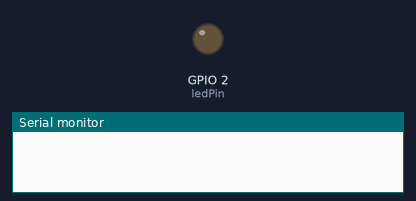
Simulated run of this sketch. Board: ESP8266 (NodeMCU). Parts: output pins drawn as LEDs (lit = HIGH), the last lines printed to the serial monitor. WiFi joins after 1.5 s; servers stay silent unless stated; not simulated (calls return 0 or success): secrets.h. At 5.3 s the program puts the board to deep sleep or switches it off; the recording ends there.

Above: at 0.0 s.
At 5.2 s:
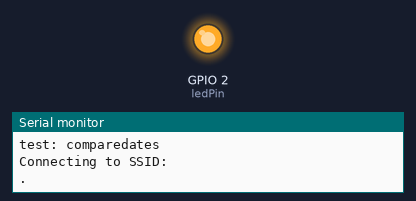
Timing chart, 0 to 5.3 s (numbered marks = the images above):
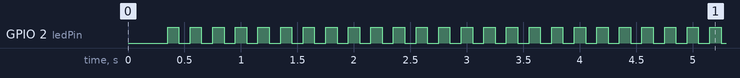

The sketch:

comparedates.ino
```cpp
/*--------------------------------------------------------------
  Program:      comparedates

  Description:  Compares the createdAt date from Thingspeak and
                the current date at UTC.

  Hardware:     Adafruit Feather Huzzah with 3.7V lipo battery
                and voltage divider on A0.

  Software:     Developed using arduino-cli 0.20.2.

  Date:         01FEB2022

  Author:       Nicholas Wilde 0x08b7d7a3
--------------------------------------------------------------*/

#include <TimeLib.h>
#include <ESP8266WiFi.h>
#include <WiFiUdp.h>
#include <Ticker.h>
#include "secrets.h"
#include <stdio.h>
#include "ThingSpeak.h"         // always include thingspeak header file after other header files and custom macros

#define BAUD_RATE 115200        // baud rate used for Serial console
#define SLEEP_TIME 10           // loop delay time (ms)
#define ANALOG_PIN_NO A0        // analog pin number
#define DELAY_WIFI 5            // delay between samples (s)
#define INTERVAL_BLINK 100      // blink interval (ms)
#define SYNC_INTERVAL 300

WiFiClient client;
Ticker blinker;
WiFiUDP Udp;
time_t getNtpTime();

const char ssid[] = SECRET_SSID;  // your network SSID (name)
const char pass[] = SECRET_PASS;  // your network password
const int ledPin = LED_BUILTIN;

unsigned long myChannelNumber = SECRET_CH_ID;
const char * myWriteAPIKey = SECRET_WRITE_APIKEY;
const char * myHostName = SECRET_HOSTNAME;

const int timeZone = 0;           // UTC
unsigned int localPort = 8888;    // local port to listen for UDP packets

void sendNTPpacket(IPAddress &address);

// NTP Servers:
static const char ntpServerName[] = "us.pool.ntp.org";
//static const char ntpServerName[] = "time.nist.gov";
//static const char ntpServerName[] = "time-a.timefreq.bldrdoc.gov";
//static const char ntpServerName[] = "time-b.timefreq.bldrdoc.gov";
//static const char ntpServerName[] = "time-c.timefreq.bldrdoc.gov";

void setup() {
  Serial.begin(BAUD_RATE);
  while(!Serial);
  delay(250);
  Serial.println();
  Serial.println("test: comparedates");
  pinMode(ledPin, OUTPUT);
  ThingSpeak.begin(client);
  conntectToWifi();
  setupTime();
}

void loop() {
  String currentDate = getCurrentDate();
  Serial.println(currentDate);
  String createdAt = getCreatedAt();
  Serial.println(createdAt);

  if (strcmp(createdAt.c_str(), currentDate.c_str()) < 0) {
		Serial.println(createdAt + " is older than " + currentDate);
	} else if (strcmp(createdAt.c_str(), currentDate.c_str()) == 0) {
		Serial.println(createdAt + " is the same day as " + currentDate);
  } else {
		Serial.println(createdAt + " is newer than " + currentDate);
	}
  Serial.println("going to sleep");
  ESP.deepSleep(SLEEP_TIME * 1e6);
}

/*---------------------------------------------------------------------------*/

void setupTime(){
  Serial.println("Starting UDP");
  Udp.begin(localPort);
  Serial.print("Local port: ");
  Serial.println(Udp.localPort());
  Serial.println("Waiting for sync");
  setSyncProvider(getNtpTime);
  setSyncInterval(SYNC_INTERVAL);
}

void conntectToWifi(){
  // Connect or reconnect to WiFi
  WiFi.mode(WIFI_STA);
  WiFi.hostname(myHostName);
  Serial.print("Connecting to SSID: ");
  Serial.println(SECRET_SSID);
  blinker.attach_ms(INTERVAL_BLINK, changeState);
  while(WiFi.status() != WL_CONNECTED){
    WiFi.begin(ssid, pass);
    Serial.print(".");
    delay(DELAY_WIFI*1e3);
  }
  blinker.detach();
  Serial.println("connected");
  Serial.print("IP Address: ");
  Serial.println(WiFi.localIP());
  Serial.print("Hostname: ");
  Serial.println(WiFi.hostname());
}

void changeState(){
  digitalWrite(ledPin, !(digitalRead(ledPin)));
}

/*-------- Functions ----------*/

// Format: 2017-01-12 13:22:54
String getCreatedAt(){
  Serial.print("CreatedAt: ");
  String s = ThingSpeak.readCreatedAt(myChannelNumber, myWriteAPIKey);
  return getDate(s);
}

String getCurrentDate(){
  char timeToDisplay[20];
  sprintf(timeToDisplay, "%02d-%02d-%02dT%02d:%02d:%02dZ", year(), month(), day(), hour(), minute(), second());
  Serial.print("CurrentDate: ");
  String s = convertToString(timeToDisplay,sizeof(timeToDisplay) / sizeof(char));
  return getDate(s);
}

// https://www.geeksforgeeks.org/convert-character-array-to-string-in-c/
String convertToString(char* a, int size){
  int i;
  String s = "";
  for (i = 0; i < size; i++) {
    s = s + a[i];
  }
  return s;
}

String getDate(String s){
  int i = s.indexOf("T");
  return s.substring(0, i);
}

/*-------- NTP code ----------*/

const int NTP_PACKET_SIZE = 48; // NTP time is in the first 48 bytes of message
byte packetBuffer[NTP_PACKET_SIZE]; //buffer to hold incoming & outgoing packets

time_t getNtpTime(){
  IPAddress ntpServerIP; // NTP server's ip address

  while (Udp.parsePacket() > 0) ; // discard any previously received packets
  Serial.println("Transmitting NTP Request");
  // get a random server from the pool
  WiFi.hostByName(ntpServerName, ntpServerIP);
  Serial.print(ntpServerName);
  Serial.print(": ");
  Serial.println(ntpServerIP);
  sendNTPpacket(ntpServerIP);
  uint32_t beginWait = millis();
  while (millis() - beginWait < 1500) {
    int size = Udp.parsePacket();
    if (size >= NTP_PACKET_SIZE) {
      Serial.println("Receiving NTP Response");
      Udp.read(packetBuffer, NTP_PACKET_SIZE);  // read packet into the buffer
      unsigned long secsSince1900;
      // convert four bytes starting at location 40 to a long integer
      secsSince1900 =  (unsigned long)packetBuffer[40] << 24;
      secsSince1900 |= (unsigned long)packetBuffer[41] << 16;
      secsSince1900 |= (unsigned long)packetBuffer[42] << 8;
      secsSince1900 |= (unsigned long)packetBuffer[43];
      return secsSince1900 - 2208988800UL + timeZone * SECS_PER_HOUR;
    }
  }
  Serial.println("No NTP Response :-(");
  return 0; // return 0 if unable to get the time
}

// send an NTP request to the time server at the given address
void sendNTPpacket(IPAddress &address) {
  // set all bytes in the buffer to 0
  memset(packetBuffer, 0, NTP_PACKET_SIZE);
  // Initialize values needed to form NTP request
  // (see URL above for details on the packets)
  packetBuffer[0] = 0b11100011;   // LI, Version, Mode
  packetBuffer[1] = 0;     // Stratum, or type of clock
  packetBuffer[2] = 6;     // Polling Interval
  packetBuffer[3] = 0xEC;  // Peer Clock Precision
  // 8 bytes of zero for Root Delay & Root Dispersion
  packetBuffer[12] = 49;
  packetBuffer[13] = 0x4E;
  packetBuffer[14] = 49;
  packetBuffer[15] = 52;
  // all NTP fields have been given values, now
  // you can send a packet requesting a timestamp:
  Udp.beginPacket(address, 123); //NTP requests are to port 123
  Udp.write(packetBuffer, NTP_PACKET_SIZE);
  Udp.endPacket();
}
```
